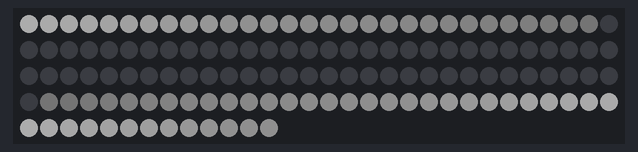
Bench run of a sketch on a simulated Arduino Uno, built with avr-gcc and run on an emulated ATmega328P. On the bench: 133 RGB LEDs in strip order, left to right, continuing on the next row. Dim RGB values are drawn brighter than linear; random numbers use the default seed unless the sketch sets one.

Above: at 0.14 s.
At 5.02 s:
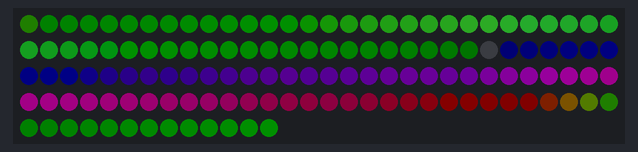
At 10.0 s:
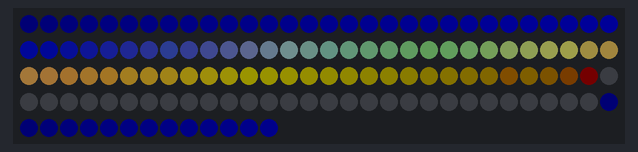
At 19.97 s:
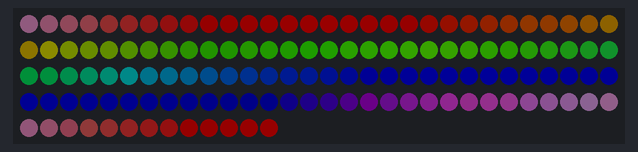
At 29.94 s:
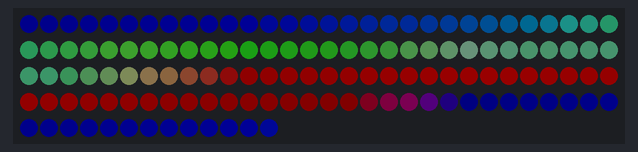
At 39.92 s:
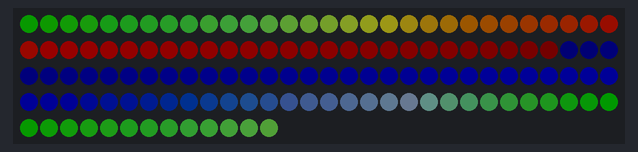

The sketch:

Desert_Remix.ino
```cpp
#include <Adafruit_NeoPixel.h>
#include <stdlib.h>
#include <time.h>

#define LED_PIN      4
#define LED_COUNT    133//138

// Total = 133
// Collar           7  //  0 to   6
// V Hemline        8  //  7 to  14;  60 to  67; 109 to 116
// Line to Shoulder 6  // 15 to  20;  29 to  34;
// Shoulder         8  // 21 to  28
// Diamond          9  // 35 to  43;  84 to  92
// H Line           16 // 44 to  59;  68 to  83;  93 to 108; 117 to 132

Adafruit_NeoPixel strip(LED_COUNT, LED_PIN, NEO_KHZ800 + NEO_GRB);

void setup() {
  strip.begin();
  strip.clear();
  // Serial.begin(9600);
  srand(time(NULL));
}

// float pi = 3.141592653;]
int randP = 0;
int randt = 0;
float P = 0;
float et = 0.0;

int randt1 = 0;
int randt2 = 0;
int randt3 = 0;
int randt4 = 0;
int randt5 = 0;
int randt6 = 0;
float et1 = 0.0;
float et2 = 0.0;
float et3 = 0.0;
float et4 = 0.0;
float et5 = 0.0;
float et6 = 0.0;
void loop() {
  // RainbowCycle(P, 0.2, 17);
  // RainbowCycle_Comet(P, 0.2, et, 5);

  // RedCycle(P, 0.1, 5);
  // RedCycle_Comet(P, 0.1, et, 5);

  WashCycle(et1, et2, et3, et4, et5, et6, 0.1, 5);
  // FireCycle(et1, et2, et3, et4, et5, et6, 0.05, 5);

  // SolidRainbowCycle(P, 0.2, 50);

  randt = randt + ((rand() % 11)-5);
  if (randt > 100) {
    randt = 100;
  } else if (randt < 0) {
    randt = 0;
  }
  randP = randP + ((rand() % 41)-20);
  if (randP > 100) {
    randP = 100;
  } else if (randP < -100) {
    randP = -100;
  }

  P = P-1*(0.1+randP/100.0);
  if (P < 0) {
    P = 100;
  } else if (P > 100) {
    P = 0;
  }
  // P = P+1;
  // if (P > 99) {
  //   P = 0;
  // }

  // et = et+0.014;
  et = et+0.007*(0.7+randt/100.0);
  if (et > 0.99999999) {
    et = 0.0;
  } else if (et < 0.00000001) {
    et = 1.0;
  }

  randt1 = randt1 + ((rand() % 21)-10);
  if (randt1 > 100) {
    randt1 = 100;
  } else if (randt1 < 0) {
    randt1 = 0;
  }
  randt2 = randt2 + ((rand() % 21)-10);
  if (randt2 > 100) {
    randt2 = 100;
  } else if (randt2 < 0) {
    randt2 = 0;
  }
  randt3 = randt3 + ((rand() % 21)-10);
  if (randt3 > 100) {
    randt3 = 100;
  } else if (randt3 < 0) {
    randt3 = 0;
  }
  randt4 = randt4 + ((rand() % 21)-10);
  if (randt4 > 100) {
    randt4 = 100;
  } else if (randt4 < 0) {
    randt4 = 0;
  }
  randt5 = randt5 + ((rand() % 21)-10);
  if (randt5 > 100) {
    randt5 = 100;
  } else if (randt5 < 0) {
    randt5 = 0;
  }
  randt6 = randt6 + ((rand() % 21)-10);
  if (randt6 > 100) {
    randt6 = 100;
  } else if (randt6 < 0) {
    randt6 = 0;
  }

  // et1 = et1+0.013*(1.0+0.0*randt1/100.0);
  et1 = et1+0.007*(0.5+1.0*randt1/100.0);
  if (et1 > 0.99999999) {
    et1 = 0.0;
  } else if (et1 < 0.00000001) {
    et1 = 1.0;
  }
  // et2 = et2+0.007*(0.5+1.0*randt2/100.0);
  et2 = et2-0.007*(0.5+1.0*randt2/100.0);
  if (et2 > 0.99999999) {
    et2 = 0.0;
  } else if (et2 < 0.00000001) {
    et2 = 1.0;
  }
  // et3 = et3-0.013*(0.5+1.0*randt3/100.0);
  et3 = et3+0.007*(0.5+1.0*randt3/100.0);
  if (et3 > 0.99999999) {
    et3 = 0.0;
  } else if (et3 < 0.00000001) {
    et3 = 1.0;
  }
  // et4 = et4-0.013*(0.5+1.0*randt4/100.0);
  et4 = et4-0.007*(0.5+1.0*randt4/100.0);
  if (et4 > 0.99999999) {
    et4 = 0.0;
  } else if (et4 < 0.00000001) {
    et4 = 1.0;
  }
  // et5 = et5-0.013*(0.0+1.0*randt5/100.0);
  et5 = et5+0.007*(0.5+1.0*randt5/100.0);
  if (et5 > 0.99999999) {
    et5 = 0.0;
  } else if (et5 < 0.00000001) {
    et5 = 1.0;
  }
  // et6 = et6-0.013*(0.5+1.0*randt6/100.0);
  et6 = et6-0.007*(0.5+1.0*randt6/100.0);
  if (et6 > 0.99999999) {
    et6 = 0.0;
  } else if (et6 < 0.00000001) {
    et6 = 1.0;
  }
}

//----------Define General Use Functions Below----------

void RainbowCycle(float P, float B, int rgb[3]) {
  // P = Percent [percent through the color cycle]
  // B = Brightness [LED brightness on a scale of 0 to 1]

  float Pregion = 100/6; // percent out of 100 that each local color change region takes
  float Pprime = fmodf(P,Pregion)/Pregion; // amount through the local color change region on a scale of 0 to 1
  float r;
  float g;
  float b;
  if (0<=P & P<Pregion) {
    r = 1.0;
    g = Pprime;
    b = 0.0;
  } else if (Pregion<=P & P<2*Pregion) {
    r = 1.0 - Pprime;
    g = 1.0;
    b = 0.0;
  } else if (2*Pregion<=P & P<3*Pregion) {
    r = 0.0;
    g = 1.0;
    b = Pprime;
  } else if (3*Pregion<=P & P<4*Pregion) {
    r = 0.0;
    g = 1.0 - Pprime;
    b = 1.0;
  } else if (4*Pregion<=P & P<5*Pregion) {
    r = Pprime;
    g = 0.0;
    b = 1.0;
  } else if (5*Pregion<=P & P<6*Pregion) {
    r = 1.0;
    g = 0.0;
    b = 1.0 - Pprime;
  } else {
    r = 1.0;
    g = 0.0;
    b = 0.0;
  }

  rgb[0] = 255 * B * r;
  rgb[1] = 255 * B * g;
  rgb[2] = 255 * B * b;
}

void RedCycle(float P, float B, int rgb[3]) {
  // P = Percent [percent through the color cycle]
  // B = Brightness [LED brightness on a scale of 0 to 1]

  float Pregion = 100/6; // percent out of 100 that each local color change region takes
  float Pprime = fmodf(P,Pregion)/Pregion; // amount through the local color change region on a scale of 0 to 1
  float r;
  float g;
  float b;
  if (0<=P & P<Pregion) {
    r = 1.0;
    g = 0.10 * Pprime;
    b = 0.0;
  } else if (Pregion<=P & P<2*Pregion) {
    r = 1.0;
    g = 0.10 + 0.4 * Pprime;
    b = 0.0;
  } else if (2*Pregion<=P & P<3*Pregion) {
    r = 1.0;
    g = 0.5 - 0.15 * Pprime;
    b = 0.0;
  } else if (3*Pregion<=P & P<4*Pregion) {
    r = 1.0;
    g = 0.35 - 0.35 * Pprime;
    b = Pprime;
  } else if (4*Pregion<=P & P<5*Pregion) {
    r = 1.0;
    g = 0.10 * Pprime;
    b = 1.0 - Pprime;
  } else if (5*Pregion<=P & P<6*Pregion) {
    r = 1.0;
    g = 0.10 - 0.10 * Pprime;
    b = 0.0;
  } else {
    r = 1.0;
    g = 0.0;
    b = 0.0;
  }

  rgb[0] = 255 * B * r;
  rgb[1] = 255 * B * g;
  rgb[2] = 255 * B * b;
}

void CometEnvelope(float *intensity, float ep, float et) {
  *intensity = pow(1 - fmodf(ep+et,1.0),2);
}

void TriangleEnvelope(float *intensity, float ep, float et, float slope) {
  *intensity = abs(slope*(0.5 - fmodf(ep+et,1.0))) - (slope/2.0-1);
  if (*intensity < 0) {
    *intensity = 0.0;
  }
}

//----------Define Modes Below----------

void RainbowCycle(float P, float B, int wait) {
  static int rgb[3];

  for(int i=0; i<LED_COUNT; i++) {
    RainbowCycle(fmodf(P+100.0/LED_COUNT*i,100),B,rgb);
    strip.setPixelColor(i, rgb[0], rgb[1], rgb[2]);
  }

  strip.show();
  delay(wait);
}


void RainbowCycle_Comet(float P, float B, float et, int wait) {
  static int rgb[3];
  float intensity = 0.0; // modifier to the pixel brightness (0 to 1)

  for(int i=0; i<LED_COUNT; i++) {
    float ep = fmodf(i,LED_COUNT/6.6)/(LED_COUNT/6.6);
    CometEnvelope(&intensity,ep,2*et);
    float eB = B*intensity;
    RainbowCycle(fmodf(P+100.0/LED_COUNT*i,100),eB,rgb);
    strip.setPixelColor(i, rgb[0], rgb[1], rgb[2]);
  }

  strip.show();
  delay(wait);
}

void RedCycle(float P, float B, int wait) {
  static int rgb[3];

  for(int i=0; i<LED_COUNT; i++) {
    RedCycle(fmodf(P+100.0/LED_COUNT*i,100),B,rgb);
    strip.setPixelColor(i, rgb[0], rgb[1], rgb[2]);
  }

  strip.show();
  delay(wait);
}

void RedCycle_Comet(float P, float B, float et, int wait) {
  static int rgb[3];
  float intensity = 0.0; // modifier to the pixel brightness (0 to 1)

  for(int i=0; i<LED_COUNT; i++) {
    float ep = fmodf(i,LED_COUNT/3.3)/(LED_COUNT/3.3);
    CometEnvelope(&intensity,ep,et);
    float eB = B*intensity;
    RedCycle(fmodf(P+100.0/LED_COUNT*i,100),eB,rgb);
    strip.setPixelColor(i, rgb[0], rgb[1], rgb[2]);
  }

  strip.show();
  delay(wait);
}

void WashCycle(float etr, float etg, float etb, float etc, float etm, float ety, float B, int wait) {
  int r;
  int g;
  int b;
  int c;
  int m;
  int y;
  float intensityr = 0.0; // modifier to the pixel brightness (0 to 1)
  float intensityg = 0.0; // modifier to the pixel brightness (0 to 1)
  float intensityb = 0.0; // modifier to the pixel brightness (0 to 1)
  float intensityc = 0.0; // modifier to the pixel brightness (0 to 1)
  float intensitym = 0.0; // modifier to the pixel brightness (0 to 1)
  float intensityy = 0.0; // modifier to the pixel brightness (0 to 1)

  for(int i=0; i<LED_COUNT; i++) {
    float ep = fmodf(i,0.9*LED_COUNT)/(0.9*LED_COUNT);
    TriangleEnvelope(&intensityr,ep,etr,4.0);
    TriangleEnvelope(&intensityg,ep,etg,4.0);
    TriangleEnvelope(&intensityb,ep,etb,4.0);
    TriangleEnvelope(&intensityc,ep,etc,11.0);
    TriangleEnvelope(&intensitym,ep,etm,11.0);
    TriangleEnvelope(&intensityy,ep,ety,11.0);
    r = 255 * B * intensityr;
    g = 255 * B * intensityg;
    b = 255 * B * intensityb;
    c = 125 * B * intensityc;
    m = 125 * B * intensitym;
    y = 125 * B * intensityy;
    // r = 0;
    // g = 0;
    // b = 0;
    // c = 0;
    // m = 0;
    // y = 0;
    strip.setPixelColor(i, r+m+y, g+c+y, b+c+m);
  }

  strip.show();
  delay(wait);
}

void FireCycle(float et_r1, float et_r2, float et_m1, float et_m2, float et_y1, float et_y2, float B, int wait) {
  int r1;
  int r2;
  int m1r;
  int m1b;
  int m2r;
  int m2b;
  int y1r;
  int y1g;
  int y2r;
  int y2g;
  float intensity_r1 = 0.0; // modifier to the pixel brightness (0 to 1)
  float intensity_r2 = 0.0; // modifier to the pixel brightness (0 to 1)
  float intensity_m1 = 0.0; // modifier to the pixel brightness (0 to 1)
  float intensity_m2 = 0.0; // modifier to the pixel brightness (0 to 1)
  float intensity_y1 = 0.0; // modifier to the pixel brightness (0 to 1)
  float intensity_y2 = 0.0; // modifier to the pixel brightness (0 to 1)

  for(int i=0; i<LED_COUNT; i++) {
    float ep = fmodf(i,1.0*LED_COUNT)/(1.0*LED_COUNT);
    TriangleEnvelope(&intensity_r1, ep, et_r1, 2.0);
    TriangleEnvelope(&intensity_r2, ep, et_r2, 2.0);
    TriangleEnvelope(&intensity_m1, ep, et_m1, 11.0);
    TriangleEnvelope(&intensity_m2, ep, et_m2, 11.0);
    TriangleEnvelope(&intensity_y1, ep, et_y1, 5.0);
    TriangleEnvelope(&intensity_y2, ep, et_y2, 5.0);
    r1 = 255 * B * intensity_r1;
    r2 = 255 * B * intensity_r2;
    m1r = 125 * B * intensity_m1;
    m1b = 75 * B * intensity_m1;
    m2r = 125 * B * intensity_m2;
    m2b = 75 * B * intensity_m2;
    y1r = 125 * B * intensity_y1;
    y1g = 75 * B * intensity_y1;
    y2r = 125 * B * intensity_y2;
    y2g = 75 * B * intensity_y2;
    strip.setPixelColor(i, r1+r2+m1r+m2r+y1r+y2r, y1g+y2g, m1b+m2b);
  }

  strip.show();
  delay(wait);
}

void SolidRainbowCycle(float P, float B, int wait) {
  static int rgb[3];
  RainbowCycle(P,B,rgb);

  for(int i=0; i<LED_COUNT; i++) {
    strip.setPixelColor(i, rgb[0], rgb[1], rgb[2]);
  }

  strip.show();
  delay(wait);
}
```
